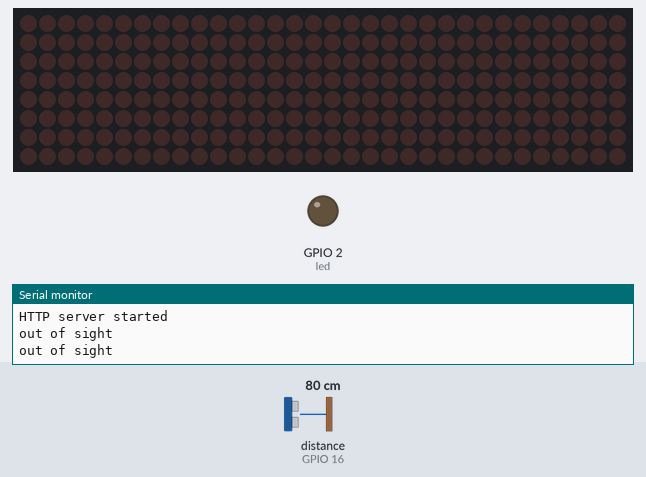
Recording of a sketch running on a simulated ESP8266 (Wemos D1 mini). Parts: 32×8 LED matrix, output pins drawn as LEDs (lit = HIGH), the last lines printed to the serial monitor. Wiring (inferred from the names in the program): ultrasonic range finder: trigger GPIO 15; echo GPIO 16. The test bench sets the inputs (shaded band); at power-on: distance to the obstacle (sensor on GPIO 16) 80 cm. The echo pulse lasts 58.3 µs per cm; WiFi joins after 1.5 s; servers stay silent unless stated; pins used as bus, display or sensor lines are not drawn.

Above: at 2.7 s.
2.8 s: distance to the obstacle (sensor on GPIO 16) set to 55 cm
4.4 s: distance to the obstacle (sensor on GPIO 16) set to 46 cm
At 5.9 s:
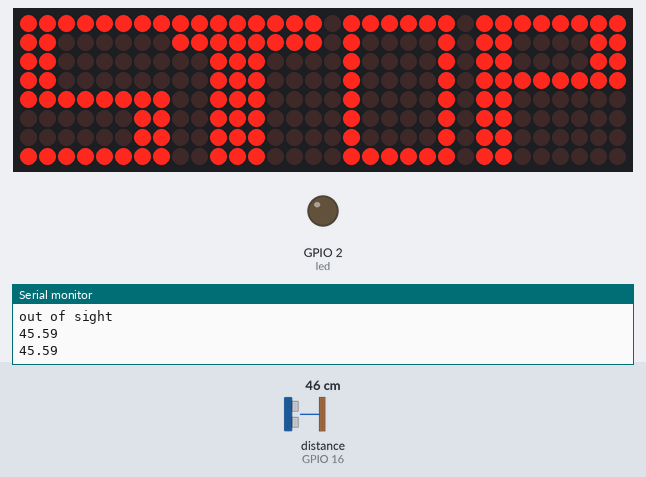
6.3 s: distance to the obstacle (sensor on GPIO 16) set to 60 cm
At 6.8 s:
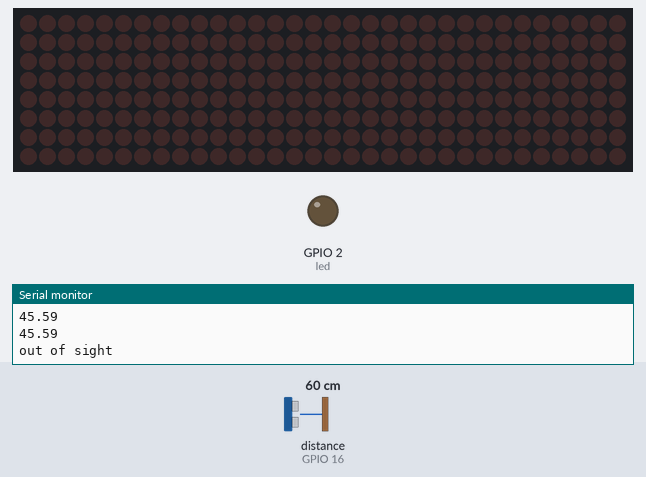
7.9 s: distance to the obstacle (sensor on GPIO 16) set to 2 cm
At 8.7 s:
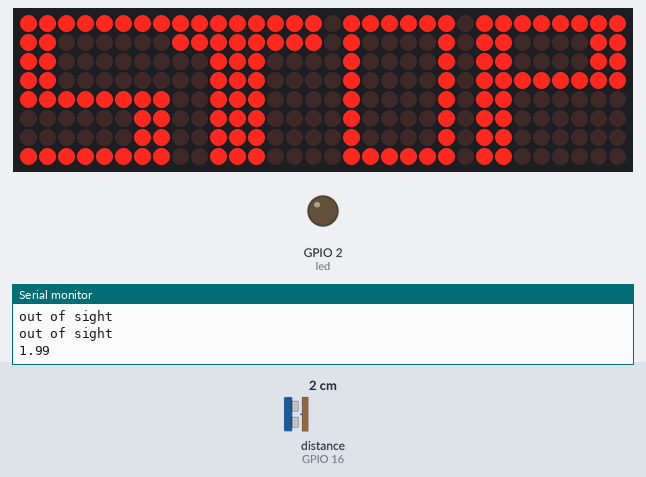
Timing chart, 0 to 10.5 s (numbered marks = the images above; inputs shaded):
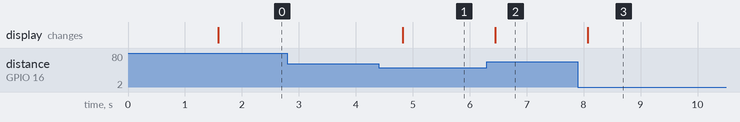

The sketch:

distance_led.ino
```cpp
#include <ESP8266WiFi.h>
#include <WiFiClient.h>
#include <ESP8266WebServer.h>
#include <ESP8266mDNS.h>
#include "LedControl.h" // 라이브러리 사용 선언


#ifndef STASSID
#define STASSID "put ur wifi name here"
#define STAPSK  "put ur wifi's pw here"
#include "LedControl.h" // 라이브러리 사용 선
#endif

const char* ssid = STASSID;
const char* password = STAPSK;

ESP8266WebServer server(80);

const int led = LED_BUILTIN;

//pin number
int echoPin=16; //wemos->D2
int trigPin=15; //wemos->D10
LedControl lc=LedControl(12,14,13,4);   // Din 핀을 12번, ClK핀을 14번 CS핀을 13번에 연결, 매트릭스는 4개를 사용 선언
int num;

void setup() {
  Serial.begin(9600);
  pinMode(trigPin,OUTPUT);
  pinMode(echoPin,INPUT);
  pinMode(led, OUTPUT);
  digitalWrite(led, 0);
  WiFi.mode(WIFI_STA);
  WiFi.begin(ssid, password);
  Serial.println("");

  for(num=0; num<4; num++) // 매트릭스 0번부터 3번까지 세팅
  {
   lc.shutdown(num,false); // 0~3번까지 매트릭스 절전모드 해제
   lc.setIntensity(num,8); // 매트릭스의 밝기 선언 0~15의 수
   lc.clearDisplay(num); // 매트릭스 led를 초기화
  }


  // Wait for connection
 while (WiFi.status() != WL_CONNECTED) {
    delay(500);
    Serial.print(".");
  }
  Serial.println("");
  Serial.print("Connected to ");
  Serial.println(ssid);
  Serial.print("IP address: ");
  Serial.println(WiFi.localIP());

  if (MDNS.begin("esp8266")) {
    Serial.println("MDNS responder started");
  }
  server.begin();
  Serial.println("HTTP server started");
}


void loop() {
  float duration, distance;
  server.handleClient();
  MDNS.update();

  // 초음파를 보낸다. 다 보내면 echo가 HIGH 상태로 대기하게 된다.
  digitalWrite(trigPin, HIGH);
  delayMicroseconds(5);
  digitalWrite(trigPin, LOW);

  // echoPin 이 HIGH를 유지한 시간을 저장 한다.
  duration = pulseIn(echoPin, HIGH);
  // HIGH 였을 때 시간(초음파가 보냈다가 다시 들어온 시간)을 가지고 거리를 계산 한다.
  distance = ((float)(340 * duration) / 10000) / 2;

  if(distance<50||distance>2000){
    Serial.print(distance);
    Serial.print("\n");

   byte m[8]={
             B11111111,
             B11000000,
             B11000000,
             B11000000,
             B11111111,
             B00000011,
             B00000011,
             B11111111
             };
  //'T'
 byte t[8]={
            B11111111,
            B11111111,
            B00111000,
            B00111000,
            B00111000,
            B00111000,
            B00111000,
            B00111000
            };


 // 'O'
 byte r[8]={
            B01111110,
            B01000010,
            B01000010,
            B01000010,
            B01000010,
            B01000010,
            B01000010,
            B01111110
           };
  //'P'
 byte x[8]={
            B11111111,
            B11000011,
            B11000011,
            B11111111,
            B11000000,
            B11000000,
            B11000000,
            B11000000
            };


 // lc.setRow 함수는 행(Row) 기준으로 도트매트릭스를 제어 lc.setRow(matrix_number,Row,value)
 for(int j=0; j<8; j++)
 {
   lc.setRow(3,j,m[j]); // stop 한 글자씩 led 판에 출력
   lc.setRow(2,j,t[j]);
   lc.setRow(1,j,r[j]);
   lc.setRow(0,j,x[j]);
 }
 delay(300);


}
else
{
  Serial.print("out of sight");
  Serial.printf("\n");

   byte m[8]={
             B00000000,
             B00000000,
             B00000000,
             B00000000,
             B00000000,
             B00000000,
             B00000000,
             B00000000
             };
  //'T'
 byte t[8]={
             B00000000,
             B00000000,
             B00000000,
             B00000000,
             B00000000,
             B00000000,
             B00000000,
             B00000000
             };


 // 'O'
 byte r[8]={
             B00000000,
             B00000000,
             B00000000,
             B00000000,
             B00000000,
             B00000000,
             B00000000,
             B00000000
             };
  //'P'
 byte x[8]={
             B00000000,
             B00000000,
             B00000000,
             B00000000,
             B00000000,
             B00000000,
             B00000000,
             B00000000
             };

 // lc.setRow 함수는 행(Row) 기준으로 도트매트릭스를 제어 lc.setRow(matrix_number,Row,value)
 for(int j=0; j<8; j++)
 {
   lc.setRow(3,j,m[j]); // stop 한 글자씩 led 판에 출력
   lc.setRow(2,j,t[j]);
   lc.setRow(1,j,r[j]);
   lc.setRow(0,j,x[j]);
 }
 delay(300);

}
  delay(500);
}
```

Measured:
- the behaviour switches between 51 and 50 cm on distance to the obstacle (sensor on GPIO 16) (found by bisection; images 0 and 1)
- after the input at 4.4 s, the display: changes after 0.43 s (image 1)
- after the input at 6.3 s, the display: changes after 0.15 s (image 2)
- after the input at 7.9 s, the display: changes after 0.17 s (image 3)
